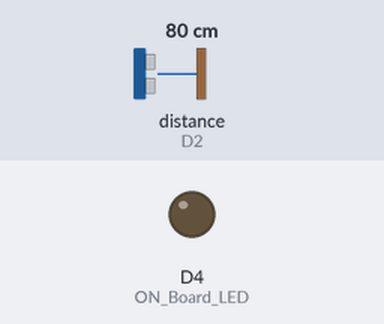
The sketch below on a simulated ESP8266 (NodeMCU). On the bench: output pins drawn as LEDs (lit = HIGH). The test bench sets the inputs (shaded band); at power-on: distance to the obstacle (sensor on D2) 80 cm. WiFi joins after 1.5 s; servers stay silent unless stated; what the sketch prints to the serial monitor is not drawn.

Above: at 0.0 s.
At 1.8 s:
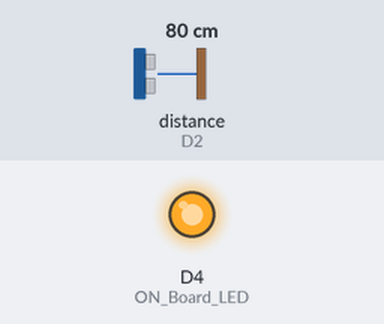
Timing chart, 0 to 3.3 s (numbered marks = the images above):
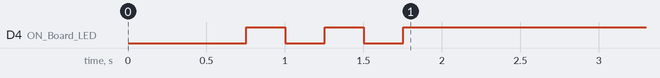

The sketch:

firebase.ino
```cpp
#include <ESP8266WiFi.h>
#include <FirebaseArduino.h>
#include <ArduinoJson.h>
#include <ESP8266HTTPClient.h>
#include <Ultrasonic.h>

#define FIREBASE_HOST "iot2021-d27af-default-rtdb.firebaseio.com"
#define FIREBASE_AUTH "mZl2OtTvUh4VQ7y2Tt1Jt1JkfGDyoXEeJdtK27oP"

#define ON_Board_LED 2

const char* ssid = "SATC IOT";
const char* password = "IOT2021#";

Ultrasonic ultrasonic(D3, D2);
long distancia;

void setup() {
  Serial.begin(115200);
  delay(500);

  WiFi.begin(ssid, password);
  Serial.println("");

  pinMode(ON_Board_LED,OUTPUT);
  digitalWrite(ON_Board_LED, HIGH);

  Serial.print("Connecting");
  while (WiFi.status() != WL_CONNECTED) {
    Serial.print(".");
    digitalWrite(ON_Board_LED, LOW);
    delay(250);
    digitalWrite(ON_Board_LED, HIGH);
    delay(250);
  }

  digitalWrite(ON_Board_LED, HIGH);
  Serial.println("");
  Serial.print("Successfully connected to : ");
  Serial.println(ssid);
  Serial.print("IP address: ");
  Serial.println(WiFi.localIP());
  Serial.println();

  Firebase.begin(FIREBASE_HOST, FIREBASE_AUTH);

}

void loop() {
  distancia = ultrasonic.Ranging(CM);
  Serial.print("Distancia: ");
  Serial.print(distancia);
  Serial.println("cm");
  delay(1000);
  String dataSend = String(distancia) + " cm";

  Firebase.setString("Vinicius/Value",dataSend);

  // Conditions for handling errors.
  if (Firebase.failed()) {
      Serial.print("Setting /Value failed :");
      Serial.println(Firebase.error());
      delay(500);
      return;
  }

  Serial.println("Setting successful");
  Serial.println();
  delay(5000);

}
```
